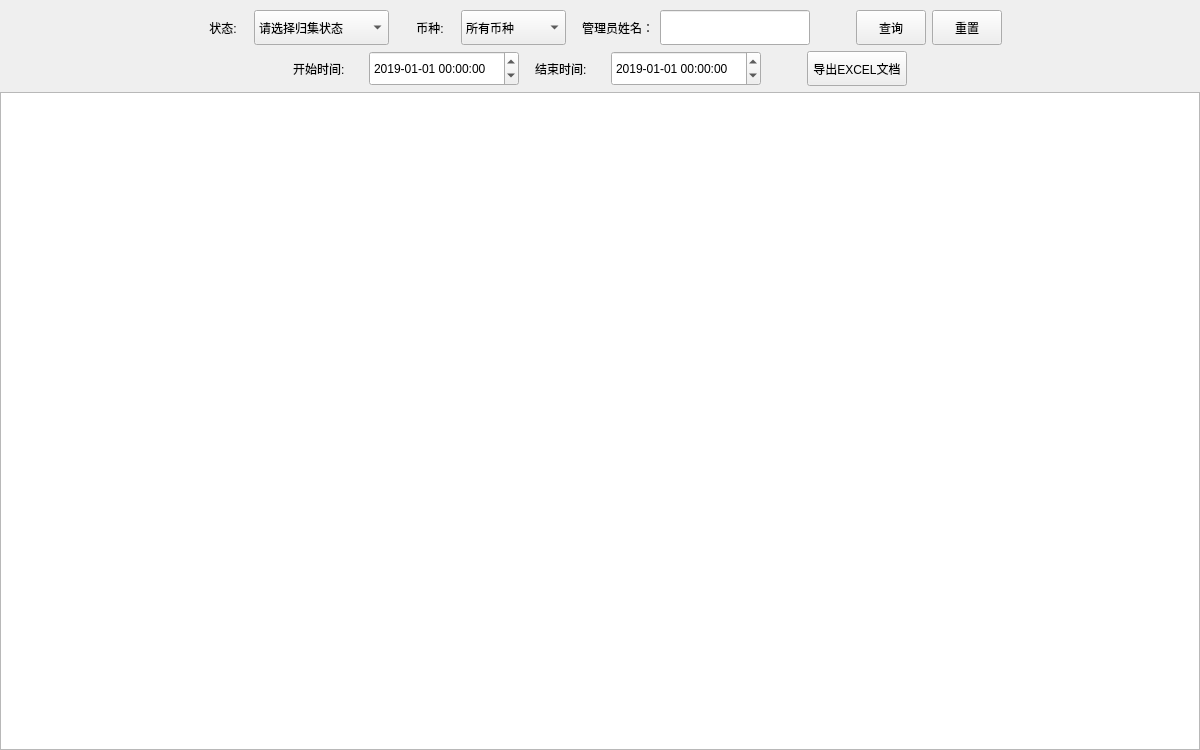
     <widget class="QWidget" name="page_CollectionLog">
      <property name="minimumSize">
       <size>
        <width>1200</width>
        <height>750</height>
       </size>
      </property>
      <layout class="QVBoxLayout" name="verticalLayout_8">
       <property name="leftMargin">
        <number>0</number>
       </property>
       <property name="topMargin">
        <number>10</number>
       </property>
       <property name="rightMargin">
        <number>0</number>
       </property>
       <property name="bottomMargin">
        <number>0</number>
       </property>
       <item>
        <layout class="QHBoxLayout" name="horizontalLayout_9">
         <item>
          <spacer name="horizontalSpacer_33">
           <property name="orientation">
            <enum>Qt::Horizontal</enum>
           </property>
           <property name="sizeHint" stdset="0">
            <size>
             <width>40</width>
             <height>20</height>
            </size>
           </property>
          </spacer>
         </item>
         <item>
          <widget class="QLabel" name="lb_CollectionLog_CollectionStatus">
           <property name="minimumSize">
            <size>
             <width>50</width>
             <height>35</height>
            </size>
           </property>
           <property name="maximumSize">
            <size>
             <width>50</width>
             <height>35</height>
            </size>
           </property>
           <property name="styleSheet">
            <string notr="true"/>
           </property>
           <property name="text">
            <string>状态:</string>
           </property>
           <property name="alignment">
            <set>Qt::AlignCenter</set>
           </property>
          </widget>
         </item>
         <item>
          <widget class="QComboBox" name="cbx_CollectionLog_CollectionStatus">
           <property name="minimumSize">
            <size>
             <width>135</width>
             <height>35</height>
            </size>
           </property>
           <property name="maximumSize">
            <size>
             <width>135</width>
             <height>35</height>
            </size>
           </property>
           <property name="styleSheet">
            <string notr="true"/>
           </property>
           <item>
            <property name="text">
             <string>请选择归集状态</string>
            </property>
           </item>
           <item>
            <property name="text">
             <string>待归集</string>
            </property>
           </item>
           <item>
            <property name="text">
             <string>已归集</string>
            </property>
           </item>
          </widget>
         </item>
         <item>
          <spacer name="horizontalSpacer_176">
           <property name="orientation">
            <enum>Qt::Horizontal</enum>
           </property>
           <property name="sizeType">
            <enum>QSizePolicy::Fixed</enum>
           </property>
           <property name="sizeHint" stdset="0">
            <size>
             <width>10</width>
             <height>20</height>
            </size>
           </property>
          </spacer>
         </item>
         <item>
          <widget class="QLabel" name="lb_CollectionLog_CoinType">
           <property name="minimumSize">
            <size>
             <width>50</width>
             <height>35</height>
            </size>
           </property>
           <property name="maximumSize">
            <size>
             <width>50</width>
             <height>35</height>
            </size>
           </property>
           <property name="styleSheet">
            <string notr="true"/>
           </property>
           <property name="text">
            <string>币种:</string>
           </property>
           <property name="alignment">
            <set>Qt::AlignCenter</set>
           </property>
          </widget>
         </item>
         <item>
          <widget class="QComboBox" name="cbx_CollectionLog_CoinType">
           <property name="minimumSize">
            <size>
             <width>105</width>
             <height>35</height>
            </size>
           </property>
           <property name="maximumSize">
            <size>
             <width>105</width>
             <height>35</height>
            </size>
           </property>
           <property name="styleSheet">
            <string notr="true"/>
           </property>
           <item>
            <property name="text">
             <string>所有币种</string>
            </property>
           </item>
          </widget>
         </item>
         <item>
          <spacer name="horizontalSpacer_175">
           <property name="orientation">
            <enum>Qt::Horizontal</enum>
           </property>
           <property name="sizeType">
            <enum>QSizePolicy::Fixed</enum>
           </property>
           <property name="sizeHint" stdset="0">
            <size>
             <width>10</width>
             <height>20</height>
            </size>
           </property>
          </spacer>
         </item>
         <item>
          <widget class="QLabel" name="lb_CollectionLog_AdminName">
           <property name="minimumSize">
            <size>
             <width>0</width>
             <height>35</height>
            </size>
           </property>
           <property name="maximumSize">
            <size>
             <width>16777215</width>
             <height>35</height>
            </size>
           </property>
           <property name="styleSheet">
            <string notr="true"/>
           </property>
           <property name="text">
            <string>管理员姓名：</string>
           </property>
           <property name="alignment">
            <set>Qt::AlignCenter</set>
           </property>
          </widget>
         </item>
         <item>
          <widget class="QLineEdit" name="le_CollectionLog_AdminName">
           <property name="minimumSize">
            <size>
             <width>150</width>
             <height>35</height>
            </size>
           </property>
           <property name="maximumSize">
            <size>
             <width>150</width>
             <height>35</height>
            </size>
           </property>
           <property name="styleSheet">
            <string notr="true"/>
           </property>
          </widget>
         </item>
         <item>
          <spacer name="horizontalSpacer_31">
           <property name="orientation">
            <enum>Qt::Horizontal</enum>
           </property>
           <property name="sizeType">
            <enum>QSizePolicy::Fixed</enum>
           </property>
           <property name="sizeHint" stdset="0">
            <size>
             <width>40</width>
             <height>20</height>
            </size>
           </property>
          </spacer>
         </item>
         <item>
          <widget class="QPushButton" name="btn_CollectionLog_Search">
           <property name="minimumSize">
            <size>
             <width>70</width>
             <height>35</height>
            </size>
           </property>
           <property name="maximumSize">
            <size>
             <width>70</width>
             <height>35</height>
            </size>
           </property>
           <property name="cursor">
            <cursorShape>PointingHandCursor</cursorShape>
           </property>
           <property name="focusPolicy">
            <enum>Qt::NoFocus</enum>
           </property>
           <property name="styleSheet">
            <string notr="true"/>
           </property>
           <property name="text">
            <string>查询</string>
           </property>
          </widget>
         </item>
         <item>
          <widget class="QPushButton" name="btn_CollectionLog_Reset">
           <property name="minimumSize">
            <size>
             <width>70</width>
             <height>35</height>
            </size>
           </property>
           <property name="maximumSize">
            <size>
             <width>70</width>
             <height>35</height>
            </size>
           </property>
           <property name="cursor">
            <cursorShape>PointingHandCursor</cursorShape>
           </property>
           <property name="focusPolicy">
            <enum>Qt::NoFocus</enum>
           </property>
           <property name="styleSheet">
            <string notr="true"/>
           </property>
           <property name="text">
            <string>重置</string>
           </property>
          </widget>
         </item>
         <item>
          <spacer name="horizontalSpacer_32">
           <property name="orientation">
            <enum>Qt::Horizontal</enum>
           </property>
           <property name="sizeHint" stdset="0">
            <size>
             <width>40</width>
             <height>20</height>
            </size>
           </property>
          </spacer>
         </item>
        </layout>
       </item>
       <item>
        <layout class="QHBoxLayout" name="horizontalLayout_29">
         <item>
          <spacer name="horizontalSpacer_163">
           <property name="orientation">
            <enum>Qt::Horizontal</enum>
           </property>
           <property name="sizeHint" stdset="0">
            <size>
             <width>40</width>
             <height>20</height>
            </size>
           </property>
          </spacer>
         </item>
         <item>
          <widget class="QLabel" name="lb_CollectionLog_Start">
           <property name="minimumSize">
            <size>
             <width>70</width>
             <height>35</height>
            </size>
           </property>
           <property name="maximumSize">
            <size>
             <width>70</width>
             <height>35</height>
            </size>
           </property>
           <property name="styleSheet">
            <string notr="true"/>
           </property>
           <property name="text">
            <string>开始时间:</string>
           </property>
          </widget>
         </item>
         <item>
          <widget class="QDateTimeEdit" name="date_CollectionLog_Start">
           <property name="minimumSize">
            <size>
             <width>150</width>
             <height>35</height>
            </size>
           </property>
           <property name="maximumSize">
            <size>
             <width>150</width>
             <height>35</height>
            </size>
           </property>
           <property name="dateTime">
            <datetime>
             <hour>0</hour>
             <minute>0</minute>
             <second>0</second>
             <year>2019</year>
             <month>1</month>
             <day>1</day>
            </datetime>
           </property>
           <property name="displayFormat">
            <string>yyyy-MM-dd hh:mm:ss</string>
           </property>
          </widget>
         </item>
         <item>
          <spacer name="horizontalSpacer_188">
           <property name="orientation">
            <enum>Qt::Horizontal</enum>
           </property>
           <property name="sizeType">
            <enum>QSizePolicy::Fixed</enum>
           </property>
           <property name="sizeHint" stdset="0">
            <size>
             <width>10</width>
             <height>20</height>
            </size>
           </property>
          </spacer>
         </item>
         <item>
          <widget class="QLabel" name="lb_CollectionLog_End">
           <property name="minimumSize">
            <size>
             <width>70</width>
             <height>35</height>
            </size>
           </property>
           <property name="maximumSize">
            <size>
             <width>70</width>
             <height>35</height>
            </size>
           </property>
           <property name="styleSheet">
            <string notr="true"/>
           </property>
           <property name="text">
            <string>结束时间:</string>
           </property>
          </widget>
         </item>
         <item>
          <widget class="QDateTimeEdit" name="date_CollectionLog_End">
           <property name="minimumSize">
            <size>
             <width>150</width>
             <height>35</height>
            </size>
           </property>
           <property name="maximumSize">
            <size>
             <width>150</width>
             <height>35</height>
            </size>
           </property>
           <property name="dateTime">
            <datetime>
             <hour>0</hour>
             <minute>0</minute>
             <second>0</second>
             <year>2019</year>
             <month>1</month>
             <day>1</day>
            </datetime>
           </property>
           <property name="displayFormat">
            <string>yyyy-MM-dd hh:mm:ss</string>
           </property>
          </widget>
         </item>
         <item>
          <spacer name="horizontalSpacer_164">
           <property name="orientation">
            <enum>Qt::Horizontal</enum>
           </property>
           <property name="sizeType">
            <enum>QSizePolicy::Fixed</enum>
           </property>
           <property name="sizeHint" stdset="0">
            <size>
             <width>40</width>
             <height>20</height>
            </size>
           </property>
          </spacer>
         </item>
         <item>
          <widget class="QPushButton" name="btn_CollectionLog_exportExcel">
           <property name="minimumSize">
            <size>
             <width>100</width>
             <height>35</height>
            </size>
           </property>
           <property name="maximumSize">
            <size>
             <width>100</width>
             <height>35</height>
            </size>
           </property>
           <property name="cursor">
            <cursorShape>PointingHandCursor</cursorShape>
           </property>
           <property name="focusPolicy">
            <enum>Qt::NoFocus</enum>
           </property>
           <property name="styleSheet">
            <string notr="true"/>
           </property>
           <property name="text">
            <string>导出EXCEL文档</string>
           </property>
          </widget>
         </item>
         <item>
          <spacer name="horizontalSpacer_161">
           <property name="orientation">
            <enum>Qt::Horizontal</enum>
           </property>
           <property name="sizeHint" stdset="0">
            <size>
             <width>40</width>
             <height>20</height>
            </size>
           </property>
          </spacer>
         </item>
        </layout>
       </item>
       <item>
        <layout class="QGridLayout" name="gridLayout_8">
         <property name="spacing">
          <number>0</number>
         </property>
         <item row="0" column="0">
          <widget class="QTableWidget" name="tbw_CollectionLog">
           <property name="minimumSize">
            <size>
             <width>1200</width>
             <height>658</height>
            </size>
           </property>
          </widget>
         </item>
        </layout>
       </item>
      </layout>
     </widget>
